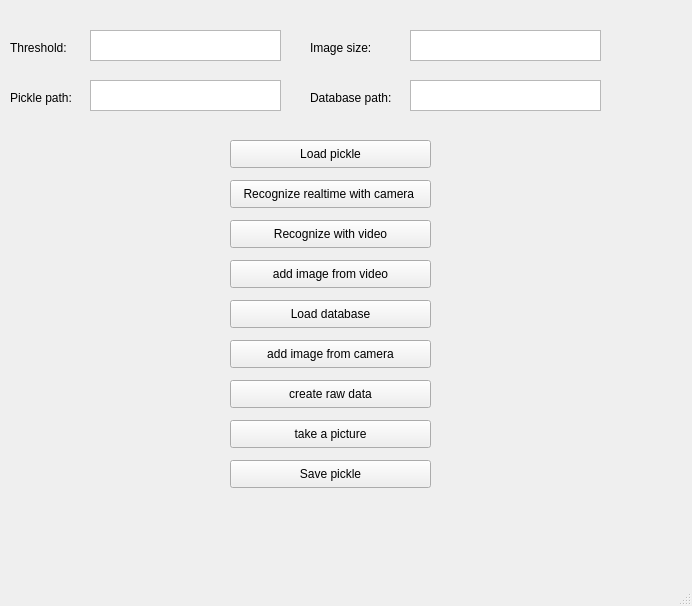
<?xml version="1.0" encoding="UTF-8"?>
<ui version="4.0">
 <class>MainWindow</class>
 <widget class="QMainWindow" name="MainWindow">
  <property name="geometry">
   <rect>
    <x>0</x>
    <y>0</y>
    <width>692</width>
    <height>606</height>
   </rect>
  </property>
  <property name="windowTitle">
   <string>MainWindow</string>
  </property>
  <widget class="QWidget" name="centralwidget">
   <widget class="QPushButton" name="pushButton_load_pickle">
    <property name="geometry">
     <rect>
      <x>230</x>
      <y>140</y>
      <width>201</width>
      <height>28</height>
     </rect>
    </property>
    <property name="text">
     <string>Load pickle</string>
    </property>
   </widget>
   <widget class="QTextEdit" name="textEdit_threshold">
    <property name="geometry">
     <rect>
      <x>90</x>
      <y>30</y>
      <width>191</width>
      <height>31</height>
     </rect>
    </property>
   </widget>
   <widget class="QLabel" name="label_threshold">
    <property name="geometry">
     <rect>
      <x>10</x>
      <y>40</y>
      <width>71</width>
      <height>16</height>
     </rect>
    </property>
    <property name="text">
     <string>Threshold:</string>
    </property>
   </widget>
   <widget class="QLabel" name="label_pickle_path">
    <property name="geometry">
     <rect>
      <x>10</x>
      <y>90</y>
      <width>71</width>
      <height>16</height>
     </rect>
    </property>
    <property name="text">
     <string>Pickle path:</string>
    </property>
   </widget>
   <widget class="QTextEdit" name="textEdit_pickle_path">
    <property name="geometry">
     <rect>
      <x>90</x>
      <y>80</y>
      <width>191</width>
      <height>31</height>
     </rect>
    </property>
   </widget>
   <widget class="QPushButton" name="pushButton_recognize_with_video">
    <property name="geometry">
     <rect>
      <x>230</x>
      <y>220</y>
      <width>201</width>
      <height>28</height>
     </rect>
    </property>
    <property name="text">
     <string>Recognize with video</string>
    </property>
   </widget>
   <widget class="QPushButton" name="pushButton_add_image_from_video">
    <property name="geometry">
     <rect>
      <x>230</x>
      <y>260</y>
      <width>201</width>
      <height>28</height>
     </rect>
    </property>
    <property name="text">
     <string>add image from video</string>
    </property>
   </widget>
   <widget class="QPushButton" name="pushButton_add_image_from_camera">
    <property name="geometry">
     <rect>
      <x>230</x>
      <y>340</y>
      <width>201</width>
      <height>28</height>
     </rect>
    </property>
    <property name="text">
     <string>add image from camera</string>
    </property>
   </widget>
   <widget class="QPushButton" name="pushButton_recognize_realtime_with_camera">
    <property name="geometry">
     <rect>
      <x>230</x>
      <y>180</y>
      <width>201</width>
      <height>28</height>
     </rect>
    </property>
    <property name="text">
     <string>Recognize realtime with camera </string>
    </property>
   </widget>
   <widget class="QPushButton" name="pushButton_create_raw_data">
    <property name="geometry">
     <rect>
      <x>230</x>
      <y>380</y>
      <width>201</width>
      <height>28</height>
     </rect>
    </property>
    <property name="text">
     <string>create raw data</string>
    </property>
   </widget>
   <widget class="QPushButton" name="pushButton_take_a_picture">
    <property name="geometry">
     <rect>
      <x>230</x>
      <y>420</y>
      <width>201</width>
      <height>28</height>
     </rect>
    </property>
    <property name="text">
     <string>take a picture</string>
    </property>
   </widget>
   <widget class="QTextEdit" name="textEdit_database_path">
    <property name="geometry">
     <rect>
      <x>410</x>
      <y>80</y>
      <width>191</width>
      <height>31</height>
     </rect>
    </property>
   </widget>
   <widget class="QLabel" name="label_image_size">
    <property name="geometry">
     <rect>
      <x>310</x>
      <y>40</y>
      <width>71</width>
      <height>16</height>
     </rect>
    </property>
    <property name="text">
     <string>Image size: </string>
    </property>
   </widget>
   <widget class="QTextEdit" name="textEdit_image_size">
    <property name="geometry">
     <rect>
      <x>410</x>
      <y>30</y>
      <width>191</width>
      <height>31</height>
     </rect>
    </property>
   </widget>
   <widget class="QLabel" name="label_database_path">
    <property name="geometry">
     <rect>
      <x>310</x>
      <y>90</y>
      <width>101</width>
      <height>16</height>
     </rect>
    </property>
    <property name="text">
     <string>Database path:</string>
    </property>
   </widget>
   <widget class="QPushButton" name="pushButton_save_pickle">
    <property name="geometry">
     <rect>
      <x>230</x>
      <y>460</y>
      <width>201</width>
      <height>28</height>
     </rect>
    </property>
    <property name="text">
     <string>Save pickle</string>
    </property>
   </widget>
   <widget class="QPushButton" name="pushButton_load_database">
    <property name="geometry">
     <rect>
      <x>230</x>
      <y>300</y>
      <width>201</width>
      <height>28</height>
     </rect>
    </property>
    <property name="text">
     <string>Load database</string>
    </property>
   </widget>
  </widget>
  <widget class="QMenuBar" name="menubar">
   <property name="geometry">
    <rect>
     <x>0</x>
     <y>0</y>
     <width>692</width>
     <height>26</height>
    </rect>
   </property>
  </widget>
  <widget class="QStatusBar" name="statusbar"/>
 </widget>
 <resources/>
 <connections/>
</ui>
